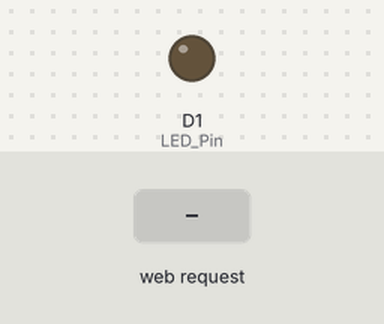
Simulated run of this sketch. Board: ESP8266 (NodeMCU). On the bench: output pins drawn as LEDs (lit = HIGH). Inputs (shaded band) come from the test bench. WiFi joins after 1.5 s; servers stay silent unless stated; what the sketch prints to the serial monitor is not drawn.

Above: at 3.2 s.
3.3 s: HTTP request GET /LEDON received
At 4.2 s:
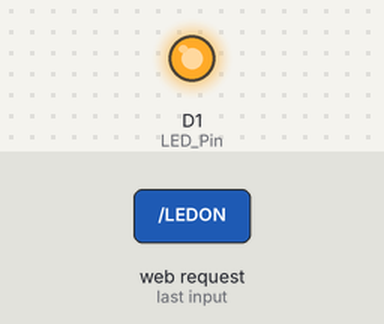
4.8 s: HTTP request GET /LEDOFF received
At 5.4 s:
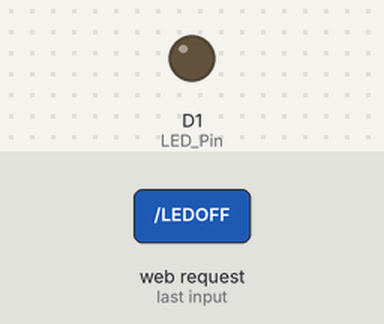
Timing chart, 0 to 7.8 s (numbered marks = the images above; inputs shaded):
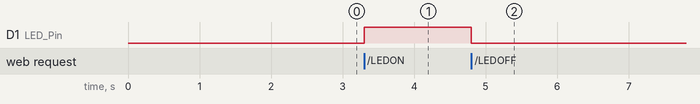

The sketch:

station_mode.ino
```cpp
/*
 * Sketch: ESP8266_LED_Control_04_Station_Mode
 * Control an LED from a web browser
 * Intended to be run on an ESP8266
 *
 * Wait for the ESP8266 to connect to the local wifi
 * then use a web broswer to go it's ip address
 *
 */

#include <ESP8266WiFi.h>

// change these values to match your network
char ssid[] = "Vethics Studio";       //  your network SSID (name)
char pass[] = "Truevalue123!";    // your network password

WiFiServer server(80);

String header = "HTTP/1.1 200 OK\r\nContent-Type: text/html\r\n\r\n";
String html_1 = "<!DOCTYPE html><html><head><meta name='viewport' content='width=device-width, initial-scale=1.0'/><meta charset='utf-8'><style>body {font-size:140%;} #main {display: table; margin: auto;  padding: 0 10px 0 10px; } h2,{text-align:center; } .button { padding:10px 10px 10px 10px; width:100%;  background-color: #4CAF50; font-size: 120%;}</style><title>LED Control</title></head><body><div id='main'><h2>LED Control</h2>";
String html_2 = "";
String html_4 = "</div></body></html>";

String request = "";
int LED_Pin = D1;

void setup()
{
    pinMode(LED_Pin, OUTPUT);

      Serial.begin(9600);
      delay(500);
      Serial.println(F("Serial started at 9600"));
      Serial.println();

      // We start by connecting to a WiFi network
      Serial.print(F("Connecting to "));  Serial.println(ssid);
      WiFi.begin(ssid, pass);

      while (WiFi.status() != WL_CONNECTED)
      {
          Serial.print(".");    delay(500);
      }
      Serial.println("");
      Serial.println(F("[CONNECTED]"));
      Serial.print("[IP ");
      Serial.print(WiFi.localIP());
      Serial.println("]");

      // start a server
      server.begin();
      Serial.println("Server started");

} // void setup()


void loop()
{

    // Check if a client has connected
    WiFiClient client = server.available();
    if (!client)  {  return;  }

    // Read the first line of the request
    request = client.readStringUntil('\r');

    if       ( request.indexOf("LEDON") > 0 )  { digitalWrite(LED_Pin, HIGH);  }
    else if  ( request.indexOf("LEDOFF") > 0 ) { digitalWrite(LED_Pin, LOW);   }


    // Get the LED pin status and create the LED status message
    if (digitalRead(LED_Pin) == HIGH)
    {
        // the LED is on so the button needs to say turn it off
       html_2 = "<form id='F1' action='LEDOFF'><input class='button' type='submit' value='Turn off the LED' ></form><br>";
    }
    else
    {
        // the LED is off so the button needs to say turn it on
        html_2 = "<form id='F1' action='LEDON'><input class='button' type='submit' value='Turn on the LED' ></form><br>";
    }


    client.flush();

    client.print( header );
    client.print( html_1 );
    client.print( html_2 );
    client.print( html_4);

    delay(5);
  // The client will actually be disconnected when the function returns and 'client' object is detroyed

} // void loop()
```

Measured:
- after the input at 3.3 s, D1 (LED_Pin): LOW → HIGH at once
- after the input at 4.8 s, D1 (LED_Pin): HIGH → LOW at once
